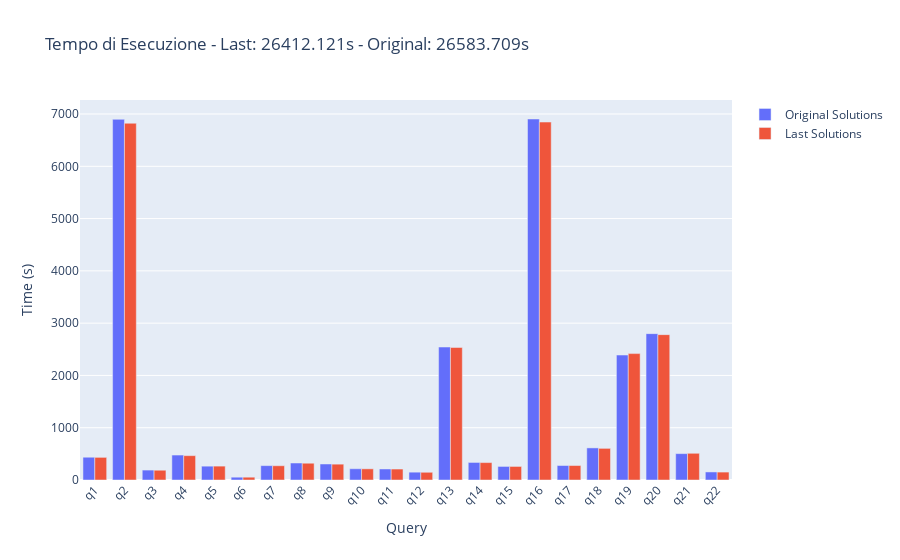

Notebook code cell kept with this figure:
### Code cell
fig = go.Figure()
fig.add_trace(go.Bar(x=original_execution.index, y=original_execution["mean"], name='Original Solutions'))
fig.add_trace(go.Bar(x=last_execution.index, y=last_execution["mean"], name='Last Solutions'))
title = 'Tempo di Esecuzione - Last: ' + str(total_time) + "s" + " - Original: " + str(total_time_original) + "s"
fig.update_layout(barmode='group', xaxis_tickangle=-45, title=title, xaxis_title='Query', yaxis_title='Time (s)')
fig.show()

### Figure 1 — Plotly figure (JSON) as saved in the notebook; plotly's stock layout.template omitted (floating-point values rounded to 4 significant figures)
{"data": [{"name": "Original Solutions", "type": "bar", "x": ["q1", "q2", "q3", "q4", "q5", "q6", "q7", "q8", "q9", "q10", "q11", "q12", "q13", "q14", "q15", "q16", "q17", "q18", "q19", "q20", "q21", "q22"], "y": [435.6, 6899.0, 190.0, 477.4, 264.4, 53.65, 274.9, 324.9, 306.3, 215.3, 210.9, 149.8, 2543.0, 335.6, 259.5, 6905.0, 277.0, 613.9, 2390.0, 2799.0, 504.5, 154.0]}, {"name": "Last Solutions", "type": "bar", "x": ["q1", "q2", "q3", "q4", "q5", "q6", "q7", "q8", "q9", "q10", "q11", "q12", "q13", "q14", "q15", "q16", "q17", "q18", "q19", "q20", "q21", "q22"], "y": [433.1, 6823.0, 187.0, 465.6, 265.5, 53.71, 272.7, 321.0, 303.0, 213.6, 209.6, 147.7, 2535.0, 333.1, 259.4, 6846.0, 276.9, 605.1, 2418.0, 2780.0, 510.8, 151.5]}], "layout": {"barmode": "group", "title": {"text": "Tempo di Esecuzione - Last: 26412.121s - Original: 26583.709s"}, "xaxis": {"tickangle": -45, "title": {"text": "Query"}}, "yaxis": {"title": {"text": "Time (s)"}}}}
